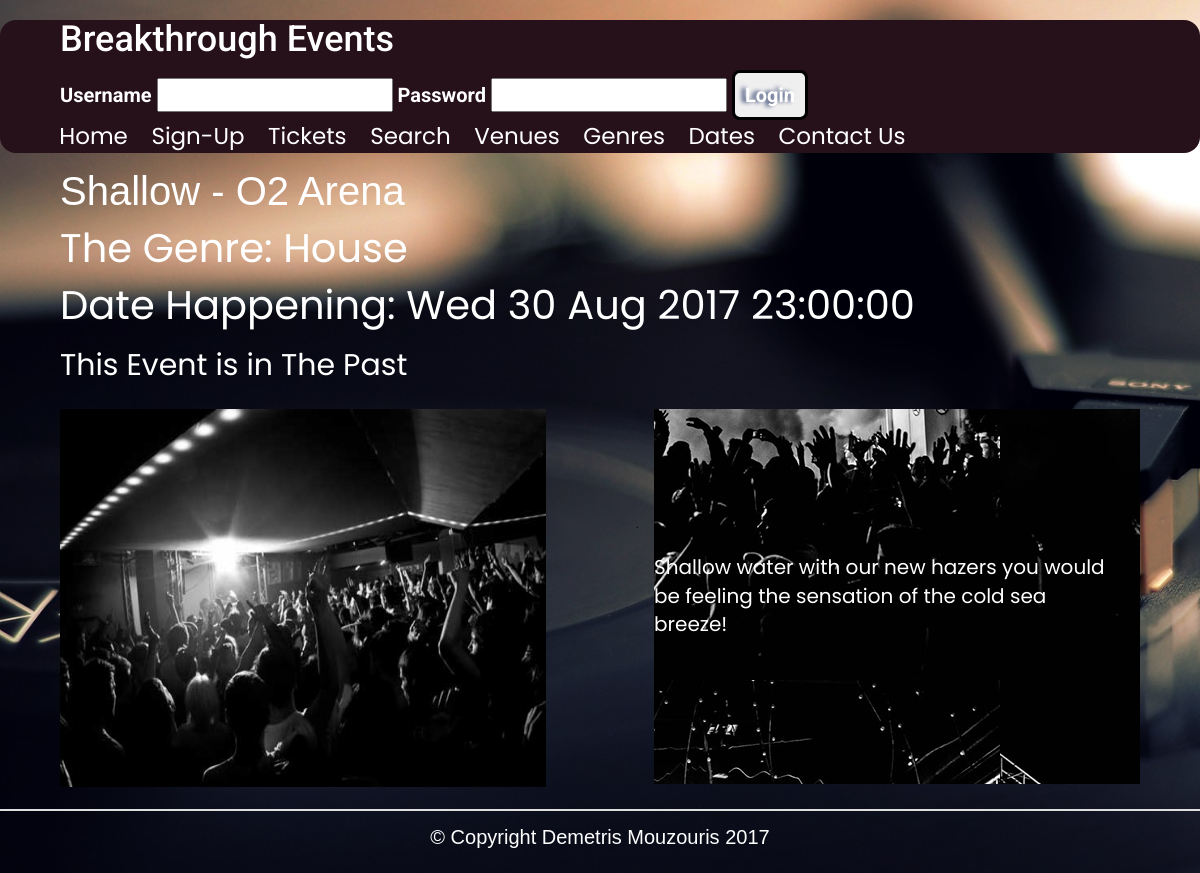
The page /details.php?EventsID=55 on the database its author committed.
### tables this page shows
CREATE TABLE IF NOT EXISTS `events` (
  `EventsID` int(11) NOT NULL AUTO_INCREMENT,
  `Name` varchar(70) NOT NULL,
  `EventsDate` datetime NOT NULL,
  `Location` varchar(70) NOT NULL,
  `Genre` varchar(30) NOT NULL,
  `AmofTickets` int(11) NOT NULL,
  `Capacity` int(11) NOT NULL,
  `Price` int(11) NOT NULL,
  `Image` varchar(70) NOT NULL,
  `Info` text NOT NULL,
  PRIMARY KEY (`EventsID`)
);

### includes/functions.inc.php (called while the page is built, shortened)
<?php
function safeInt($int){
	return filter_var($int, FILTER_VALIDATE_INT);
}
?>

### details.php (the view, shortened to what this page needs)
<?php
include('includes/conn.inc.php');
include('includes/functions.inc.php');
$sEventsID = safeInt($_GET['EventsID']);
$sql= "SELECT * FROM events WHERE EventsID LIKE :EventsID";
$stmt = $pdo->prepare($sql);
$stmt->bindParam(':EventsID', $sEventsID, PDO::PARAM_INT);
$stmt->execute();
$row = $stmt->fetchObject();
?>
<!DOCTYPE html>
<html>
          <head>
<link rel="stylesheet" href="stylesheet/bootstrap-3.3.7-dist/css/bootstrap.css">
<link rel="stylesheet" href="stylesheet/style.css">
	<link rel="stylesheet" href="stylesheet/cms.css">
	<link rel="stylesheet" type="text/css" media="only screen and (max-width:700px)" href="stylesheet/mobilestyle.css">
</head>
<body>
	<header>
            <div id="logo">
                <h1>Breakthrough Events</h1>
          <?php
      if(isset($_SESSION['login'])){
        include('includes/session-logout.inc.php');
      }else{
        include('includes/session-login.inc.php');
      }
      ?>
            </div>
                <nav>
                <ul class="topMenu">
                 <li class="first"><a href="index.php">Home</a></li>
                 <?php
                 if (!isset($_SESSION['login'])){
				 echo "<li><a href=\"Sign-Up.php\">Sign-Up</a></li>";
                 }
                 ?>
                 <li><a href="Tickets.php">Tickets</a></li>
                 <li><a href="search.php">Search</a></li>
                 <li><a href="venues.php">Venues</a></li>
                 <li><a href="genre.php">Genres</a></li>
                 <li><a href="dates.php">Dates</a></li>
                 <li><a href="Contact-us.php">Contact Us</a></li>
                </ul>
                </nav>
            </header>
  <?php
   if(isset($_GET['EventsID'])){
						     echo "<div class=\"outcomes\">";
						   echo "<div class=\"searchtitles\">";
						   echo "$row->Name"," - $row->Location";
						   echo "</div>";
						   echo "<div class=\"Datesoccuring\">";
						   echo "The Genre: ";
						   echo " $row->Genre";
						   echo "</div>";
						   $ts = strtotime ($row->EventsDate);
						   $prettyDate = date("D d M Y H\:i\:s ", $ts);
						   echo "<div class=\"Datesoccuring\">";
						   echo "<p>Date Happening: $prettyDate</p>";
						   echo "</div>";
						   echo "<div class=\"timeuntil\">";
						   $CurrentDate = new DateTime();
						   if ($ts <  strtotime('now') )  {
									echo "This Event is in The Past";
								}else{
						   $EventDate = new DateTime($prettyDate);
						   $theDifference = $EventDate->diff($CurrentDate);
						   echo "TIME LEFT UNTIL EVENT: "; echo $theDifference->format("%a days, %h hours, %i minutes, %s seconds");
						   }
						   echo "</div>";
						   echo "<div class=\"eventpics\">";
						   echo "<img src=\"eventpics/{$row->Image}\" alt=\"{$row->Name}\">";
						   echo "</div>";
						   echo "<div class=\"eventdetails\">";
						   echo "<p> $row->Info </p>";
					  	   echo "</div>";
						   echo "</div>";
   }
    ?>
<footer>
		<p>&copy; Copyright Demetris Mouzouris 2017</p>
	</footer>
</body>
</html>

### stylesheet/style.css (style rules this page uses)
body { font-size:20px; margin:0; background: url("../Images/background3.jpg"); color:#ffffff; background-size:cover; background-attachment:fixed; background-repeat:no-repeat; }
header { height: auto; border-radius:16px; background-color: #26111A; }
h1 { font-family: 'Roboto', sans-serif; color:#fff; }
#logo { padding-left:5%; }
.outcomes { border-bottom: 1px solid #DEDEDE; padding-right:5%; padding-left:5%; }
.searchtitles { font-size: 40px; padding-right:5%; }
.Datesoccuring { font-family: 'Poppins', sans-serif; font-size:40px; margin:auto; padding-right:5%; }
.timeuntil { font-family: 'Poppins', sans-serif; font-size:30px; margin:auto; padding-bottom:2%; padding-right:5%; }
.eventpics { display:inline; }
.eventpics img { width:45%; height: 400px; padding-bottom:2%; }
.eventdetails { font-family: 'Poppins', sans-serif; font-size:20px; width:45%; height: 375px; float:right; padding-top:15px; padding-bottom:15px; padding-right:3%; background: url("../Images/background6.jpg"); background-attachment:fixed; }
.eventdetails p { font-size:20px; position: relative; top: 50%; transform: translateY(-50%); margin:0px; }
.topMenu { font-family: 'Poppins', sans-serif; list-style: none; font-size:23px; padding-left:2%; overflow: hidden; }
.topMenu .first { padding-left:3%; }
.topMenu li { float:left; padding-left:2% }
.topMenu a { text-decoration: none; color:#ffffff; }
footer { clear:left; overflow: hidden; padding: 1% 0%; border-top: 1px solid #DEDEDE; }
footer p { text-align: center; color:#ffffff; }

### stylesheet/cms.css (style rules this page uses)
body { font-family:helvetica, arial, sans-serif; }

### stylesheet/mobilestyle.css (style rules this page uses)
header { overflow: hidden; background: #26111A; height:auto; }
#logo { padding: 5px; text-transform: uppercase; }
.eventdetails { height:263px; }
.eventdetails p { font-size:4.5vw; position: relative; top: 50%; transform: translateY(-50%); margin:0px; }
.searchtitles { border-bottom:1px solid #ccc; font-size: 25px; }
.Datesoccuring { font-size:20px; padding-bottom: 2%; }
.timeuntil { font-size:20px; }
.eventpics img { height: 270px; }
.topMenu .first { padding:0px; }
.topMenu { padding-left:5%; clear:left; float: none; width:auto; padding: 0px; margin:0; background-color:#fff; }
.topMenu li { float:none; padding:5px 0; border-bottom:1px solid #ccc; }
.topMenu a { padding-left:5%; color:#000; padding: 0; text-align:left; }

### rows shown on the page
events: Name "Shallow", Location "O2 Arena", Genre "House", EventsDate "Wed 30 Aug 2017 23:00:00", Image (picture), Info "Shallow water with our new hazers you would be feeling the sensation of the cold sea breeze!"
